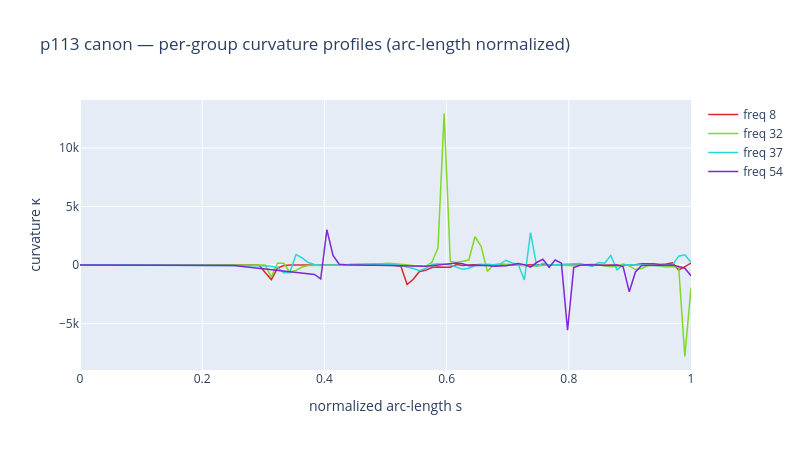

Notebook code for this chart:
### Code cell
# Curvature profile overlay — all groups on the same normalized arc-length axis
fig = go.Figure()
for g, gm in enumerate(group_metrics):
    curv = gm["curvature"]
    fig.add_trace(go.Scatter(
        x=curv["s_norm"], y=curv["kappa"],
        mode="lines",
        line=dict(color=colors_group[g], width=1.5),
        name=f"freq {gm['freq']}",
    ))
fig.update_layout(
    title=f"{label} — per-group curvature profiles (arc-length normalized)",
    xaxis_title="normalized arc-length s",
    yaxis_title="curvature κ",
    width=800, height=450,
)
fig.show()
